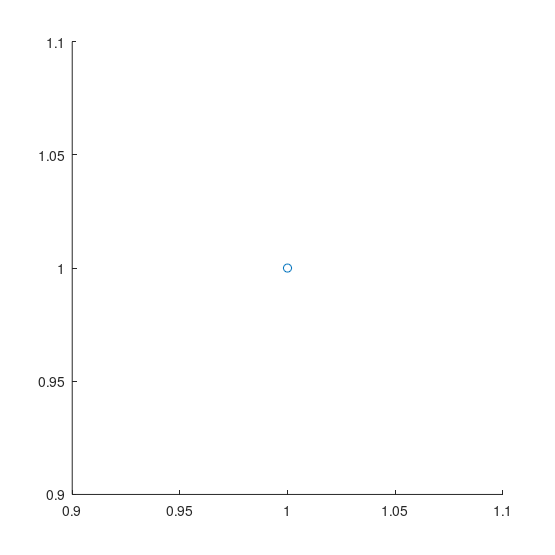

Write the MATLAB code that produced this figure. (Note: this script raises an error after producing the figure.)

col = 'b'

for ss = 1:5
seed = ss;
rng(seed);

nPatterns = [6 6];

switch col 
    case 'g'
        mainCol     = [0.4 0.7 0.4];
    case 'r'
        mainCol     = [0.8 0.4 0.4];
    case 'o'
        mainCol     = [150 120 80]/255;
    case 'c'
        mainCol     = [100 180 180]/255;
    case 'gray'
        mainCol     = [200 200 200]/255;
    case 'b'
        mainCol     = [100 150 200]/255;
end

figure(1); clf;
set(gcf,'paperpositionmode','auto','color','none')
set(gcf,'paperUnits','points','papersize',[400 400],'paperposition',[0 0 400 400])
set(gcf,'position',[100,100,400,400]); hold on;


for ii = 1:nPatterns(1)
    for jj = 1:nPatterns(2)
        s = scatter(ii,jj,'o');
        s.SizeData = 3e3;
        s.MarkerFaceAlpha=1;
        s.MarkerFaceColor = min(mainCol + randn(1,3)*0.1,1);
        s.MarkerEdgeColor='none';
    end
end
axis off
axis square
set(gca,'color','none')

fPath = '/Users/alexandergonzalez/Google Drive/Research/Thesis/Defense/figures/';
print(gcf,'-dpdf', [fPath 'Patterns_' col num2str(seed)])
end